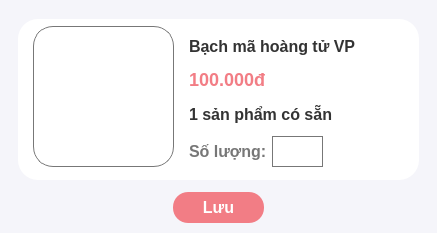
<?xml version="1.0" encoding="UTF-8"?>
<ui version="4.0">
 <class>CartEditDialog</class>
 <widget class="QDialog" name="CartEditDialog">
  <property name="geometry">
   <rect>
    <x>0</x>
    <y>0</y>
    <width>437</width>
    <height>233</height>
   </rect>
  </property>
  <property name="windowTitle">
   <string>Giỏ hàng</string>
  </property>
  <property name="windowIcon">
   <iconset resource="../../../resources.qrc">
    <normaloff>:/images/icon/note.png</normaloff>:/images/icon/note.png</iconset>
  </property>
  <property name="styleSheet">
   <string notr="true">QDialog {
background-color: #f5f5fa;
}</string>
  </property>
  <widget class="QLabel" name="name">
   <property name="geometry">
    <rect>
     <x>189</x>
     <y>31</y>
     <width>225</width>
     <height>31</height>
    </rect>
   </property>
   <property name="styleSheet">
    <string notr="true">font-size: 16px;
font-weight: bold;
color: #333;</string>
   </property>
   <property name="text">
    <string>Bạch mã hoàng tử VP</string>
   </property>
  </widget>
  <widget class="QLineEdit" name="quantity">
   <property name="geometry">
    <rect>
     <x>272</x>
     <y>136</y>
     <width>51</width>
     <height>31</height>
    </rect>
   </property>
   <property name="styleSheet">
    <string notr="true">QLineEdit {
	padding: 4px 4px;
	font-size: 16px;
	border: 1px solid #777;
}</string>
   </property>
   <property name="alignment">
    <set>Qt::AlignCenter</set>
   </property>
  </widget>
  <widget class="QLabel" name="price">
   <property name="geometry">
    <rect>
     <x>189</x>
     <y>69</y>
     <width>225</width>
     <height>21</height>
    </rect>
   </property>
   <property name="styleSheet">
    <string notr="true">font-weight: bold;
color: #f27d85;
font-size: 18px;</string>
   </property>
   <property name="text">
    <string>100.000đ</string>
   </property>
  </widget>
  <widget class="QPushButton" name="saveBtn">
   <property name="geometry">
    <rect>
     <x>173</x>
     <y>192</y>
     <width>91</width>
     <height>31</height>
    </rect>
   </property>
   <property name="cursor">
    <cursorShape>PointingHandCursor</cursorShape>
   </property>
   <property name="styleSheet">
    <string notr="true">QPushButton {
	font-size: 16px;
	font-weight: bold;
	color: white;
	background-color: #f27d85;
	padding: 8px 10px;
	border-radius: 15px;
	border: none;
}</string>
   </property>
   <property name="text">
    <string>Lưu</string>
   </property>
  </widget>
  <widget class="QLabel" name="image">
   <property name="geometry">
    <rect>
     <x>33</x>
     <y>26</y>
     <width>141</width>
     <height>141</height>
    </rect>
   </property>
   <property name="styleSheet">
    <string notr="true">border-image: url(:/images/products/congrats/congrats1.jpg) 0 0 0 0 stretch stretch;
border: 1px solid #777;
border-radius: 20px;</string>
   </property>
   <property name="text">
    <string/>
   </property>
  </widget>
  <widget class="QLabel" name="label_4">
   <property name="geometry">
    <rect>
     <x>189</x>
     <y>136</y>
     <width>81</width>
     <height>31</height>
    </rect>
   </property>
   <property name="styleSheet">
    <string notr="true">font-weight: bold;
color: #777;
font-size: 16px;</string>
   </property>
   <property name="text">
    <string>Số lượng:</string>
   </property>
  </widget>
  <widget class="QLabel" name="stock">
   <property name="geometry">
    <rect>
     <x>189</x>
     <y>99</y>
     <width>225</width>
     <height>31</height>
    </rect>
   </property>
   <property name="styleSheet">
    <string notr="true">color: #333;
font-size: 16px;
font-weight: bold;
</string>
   </property>
   <property name="text">
    <string>1 sản phẩm có sẵn</string>
   </property>
  </widget>
  <widget class="QWidget" name="widget" native="true">
   <property name="geometry">
    <rect>
     <x>18</x>
     <y>19</y>
     <width>401</width>
     <height>161</height>
    </rect>
   </property>
   <property name="styleSheet">
    <string notr="true">background-color: white;
border-radius: 20px;</string>
   </property>
  </widget>
  <zorder>widget</zorder>
  <zorder>name</zorder>
  <zorder>quantity</zorder>
  <zorder>price</zorder>
  <zorder>saveBtn</zorder>
  <zorder>image</zorder>
  <zorder>label_4</zorder>
  <zorder>stock</zorder>
 </widget>
 <resources>
  <include location="../../../resources.qrc"/>
 </resources>
 <connections/>
</ui>
